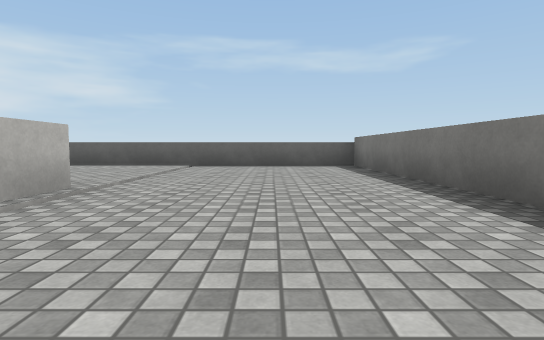
[1] (above)

24 first-person views from a walk through a Unity game level. The camera is 0.43 m above the floor, tilts 4° down and sees 80° across. The floor is counted in squares, 1 m on a side. Each view is taken from the middle of a square. On the plan, view 1 faces up. The plan holds only what a view shows up to about 9 squares ahead; the rest is blank. The place goes on beyond the plan. The player character is not drawn. Surface patterns are stand-ins for the level's own textures.

[2]
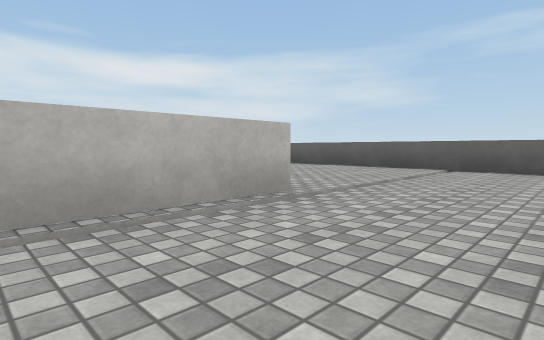

[3]
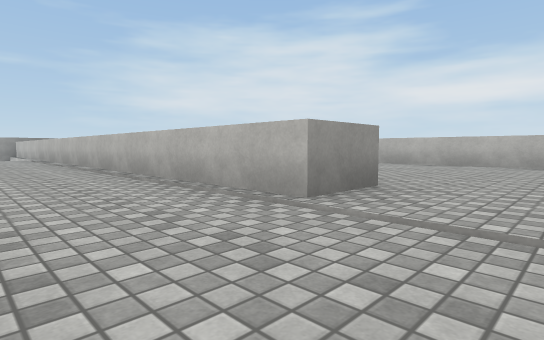

[4]
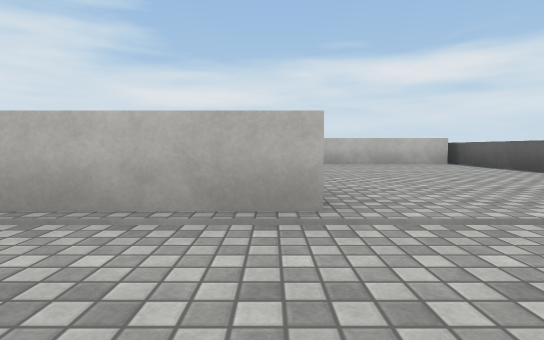

[5]
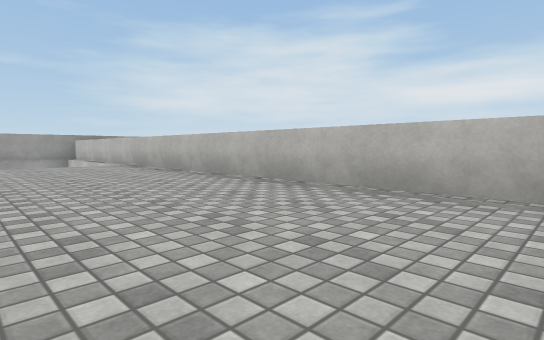

[6]
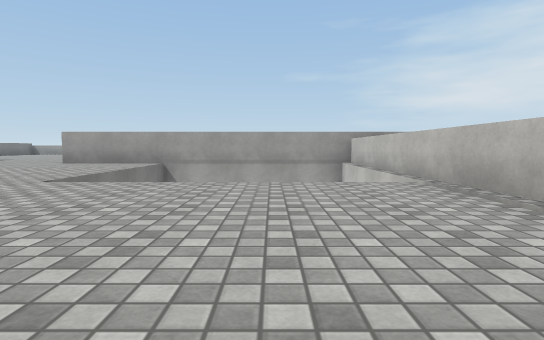

[7]
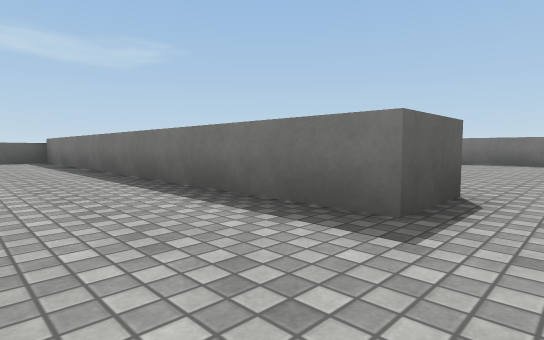

[8]
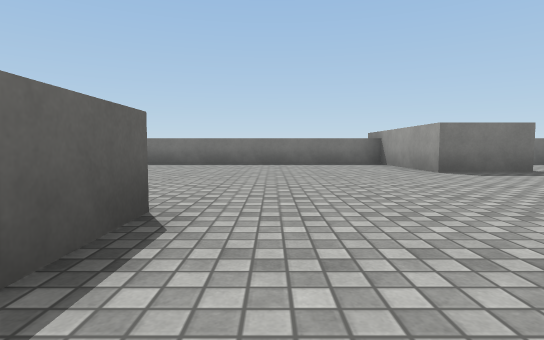

[9]
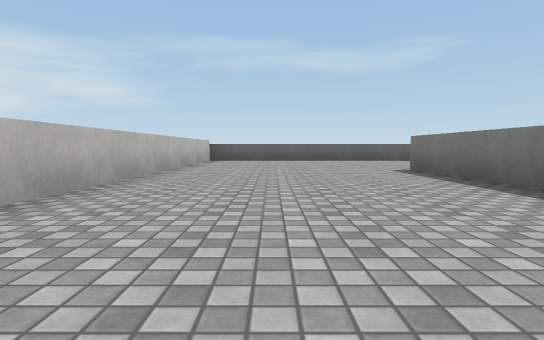

[10]
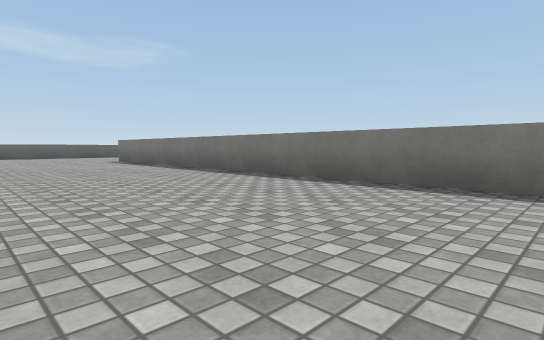

[11]
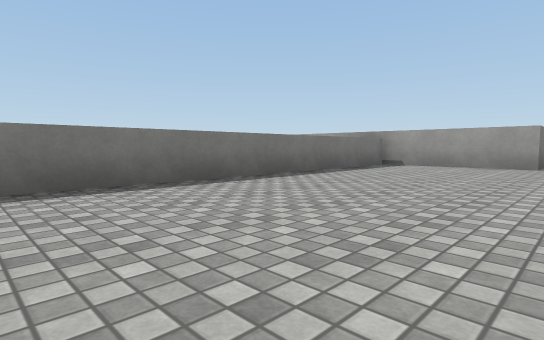

[12]
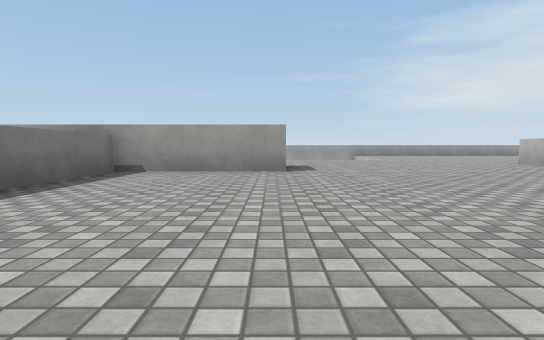

[13]
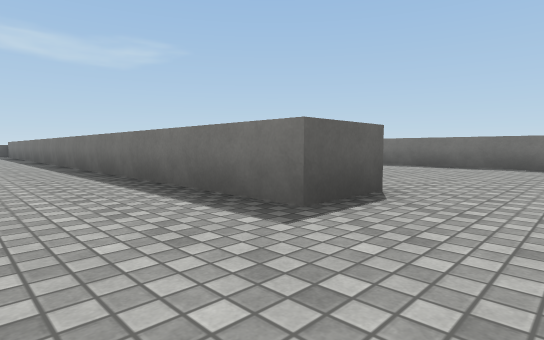

[14]
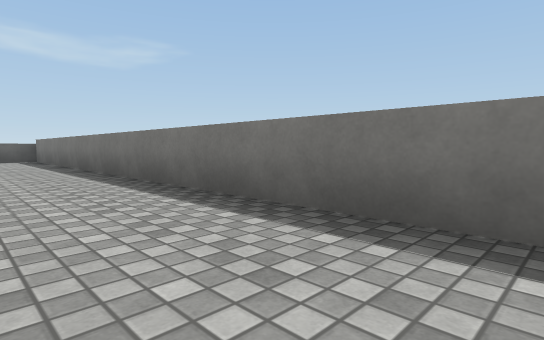

[15]
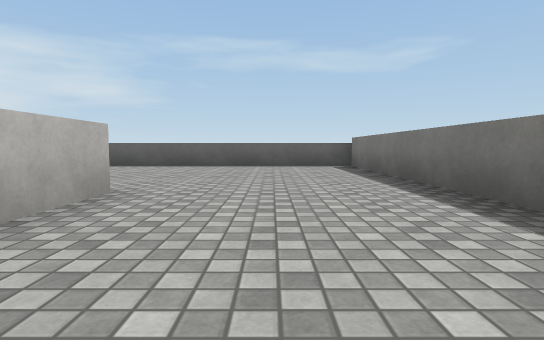

[16]
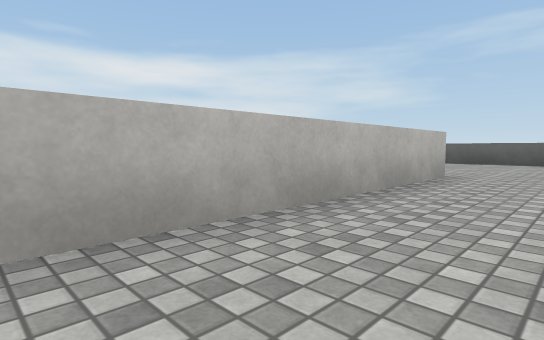

[17]
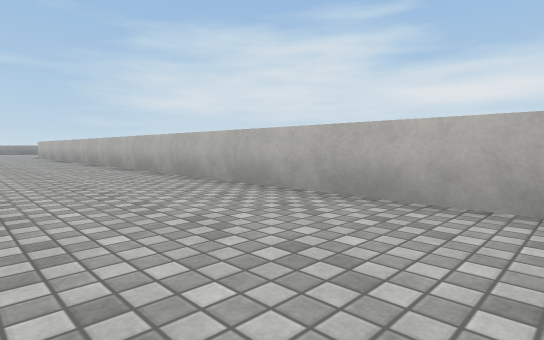

[18]
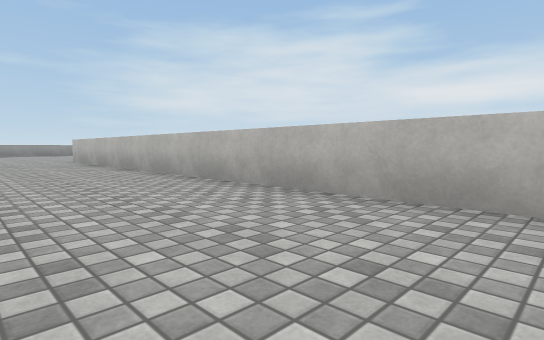

[19]
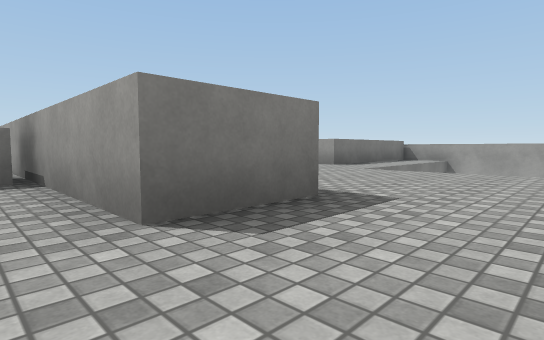

[20]
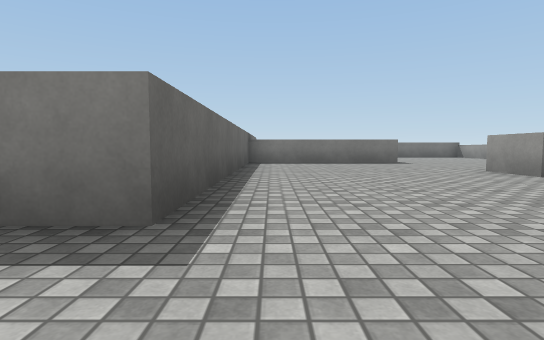

[21]
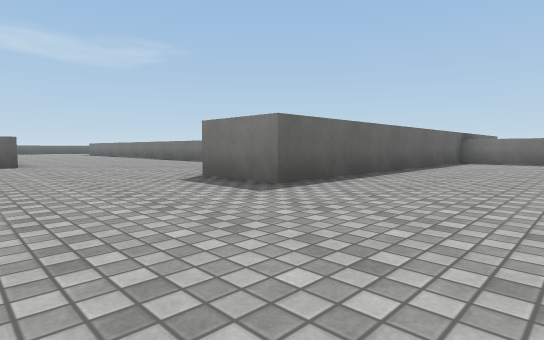

[22]
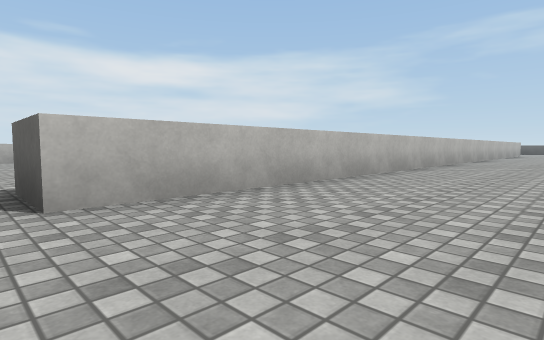

[23]
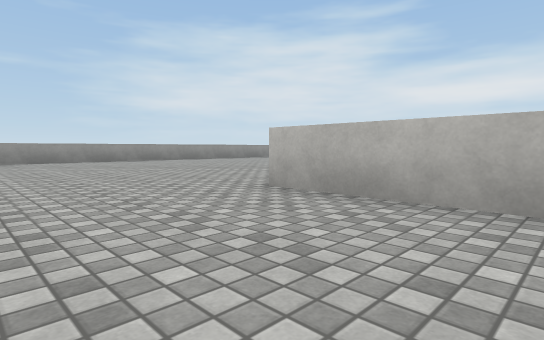

[24]
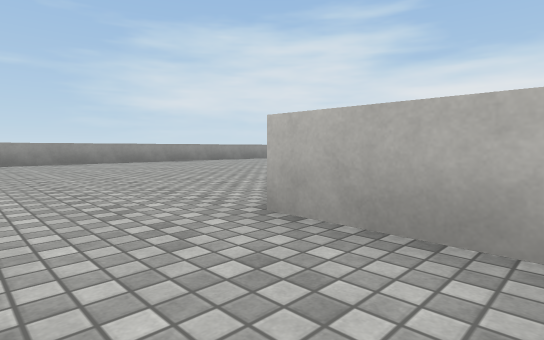

### Floor plan
Points are (right, up) in squares from view 1. A wall is a line through its corners. A room is listed if a view was taken in it or the views show most of it. See-through windows are left out.
Room 1 (views 1, 2, 3, 4, 5, 6, 7, 8, 9, 10, 11, 12, 13, 14, 15, 16, 17, 18, 19, 20, 21, 22, 23, 24)
walls: (3.2, -2.2) (1.9, -2.2) (1.9, 7.6) (-14.5, 7.6); (6.5, -7.5) (6.5, -5.8) (9.4, -5.8) (9.4, 0.2); (-3.3, -12.6) (-3.3, 3.3) (-2.1, 3.3) (-2.1, -12.5); (-7.9, -8.5) (-9.2, -8.5) (-9.2, 7.4); (1, -16.1) (1, -14.3) (-6.2, -14.3) (-6.2, -12.7) (5.8, -12.7); (-3.3, -20.1) (-3.3, -18.9) (-2, -18.9); (-12.5, 3.1) (-12.5, -15.6) (-13.8, -15.6); (-8, 7.4) (-8, -0.8); (-14.5, -23.2) (-10.9, -23.2)

Where each view was taken, in squares from view 1:
view 1: 0 up, 0 right, facing up
view 2: 1 up, 0 right, facing up-left
view 3: 5 up, 0 right, facing down-left
view 4: 3 up, 0 right, facing left
view 5: 0 up, 1 right, facing down-left
view 6: 4 down, 0 right, facing down
view 7: 3 down, 0 right, facing up-right
view 8: 3 down, 1 right, facing right
view 9: 3 down, 6 left, facing up
view 10: 7 down, 7 left, facing up-right
view 11: 5 down, 7 left, facing down-right
view 12: 7 down, 6 left, facing down
view 13: 10 down, 11 left, facing up-right
view 14: 4 down, 11 left, facing up-right
view 15: 0 up, 11 left, facing up
view 16: 2 down, 11 left, facing up-left
view 17: 0 up, 10 left, facing down-left
view 18: 5 down, 10 left, facing down-left
view 19: 12 down, 8 left, facing down-right
view 20: 15 down, 8 left, facing right
view 21: 17 down, 9 left, facing up-right
view 22: 16 down, 10 left, facing up-left
view 23: 13 down, 10 left, facing down-left
view 24: 14 down, 11 left, facing down-left
